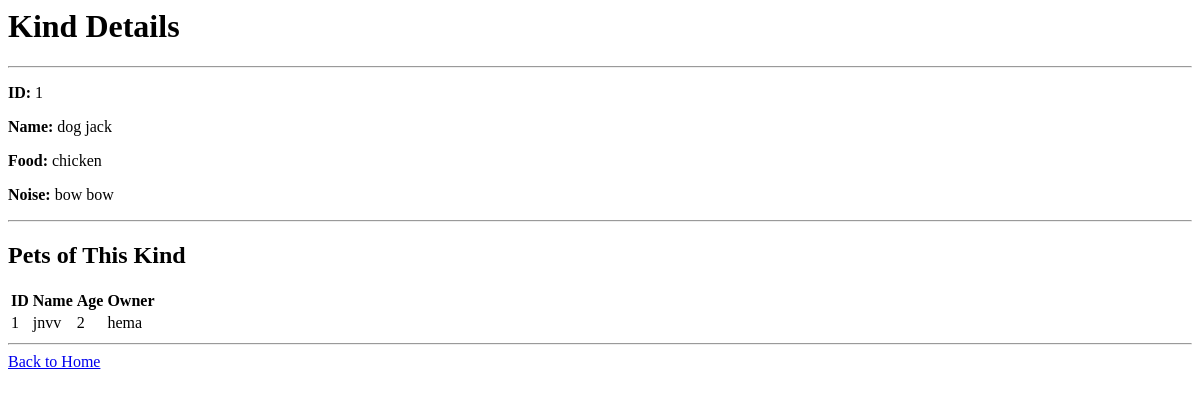
Page /kind/1 on the earlier database version.
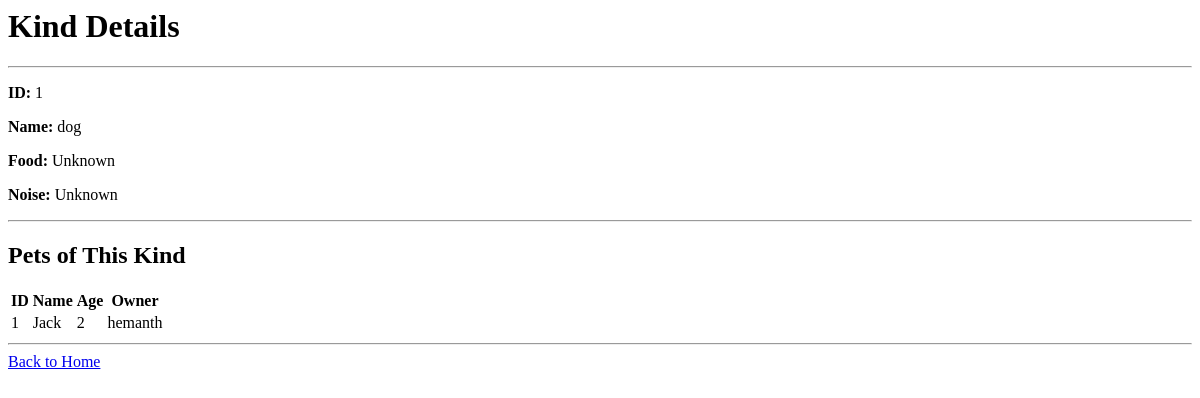
Same page on the later database version.
### database.py (models this page shows)
class Kind(Model):
    kind_name = CharField()
    food = CharField()
    noise = CharField()
    class Meta:
        database = db

class Pet(Model):
    name = CharField()
    age = IntegerField()
    owner = CharField()
    kind = ForeignKeyField(Kind, backref="pets")
    class Meta:
        database = db

### app.py (the view)
@app.route('/kind/<int:kind_id>')
def kind_detail(kind_id):
    kind = Kind.get_or_none(Kind.id == kind_id)
    if kind:
        pets = Pet.select().where(Pet.kind == kind)
        return render_template('kind_detail.html', kind=kind, pets=pets)
    return "Kind not found", 404

### templates/kind_detail.html
<html>
    <head></head>
    <body>
        <h1>Kind Details</h1>
        <hr/>
        <p><strong>ID:</strong> {{ kind.id }}</p>
        <p><strong>Name:</strong> {{ kind.kind_name }}</p>
        <p><strong>Food:</strong> {{ kind.food }}</p>
        <p><strong>Noise:</strong> {{ kind.noise }}</p>
        <hr/>
        <h2>Pets of This Kind</h2>
        <table>
            <tr>
                <th>ID</th>
                <th>Name</th>
                <th>Age</th>
                <th>Owner</th>
            </tr>
            {% for pet in pets %}
            <tr>
                <td>{{ pet.id }}</td>
                <td>{{ pet.name }}</td>
                <td>{{ pet.age }}</td>
                <td>{{ pet.owner }}</td>
            </tr>
            {% endfor %}
        </table>
        <hr/>
        <a href="/">Back to Home</a>
    </body>
</html>

Differences in the rows shown:
changed Kind id 1: kind_name "dog jack" → "dog"; food "chicken" → "Unknown"; noise "bow bow" → "Unknown"
changed Pet id 1: name "jnvv" → "Jack"; owner "hema" → "hemanth"
